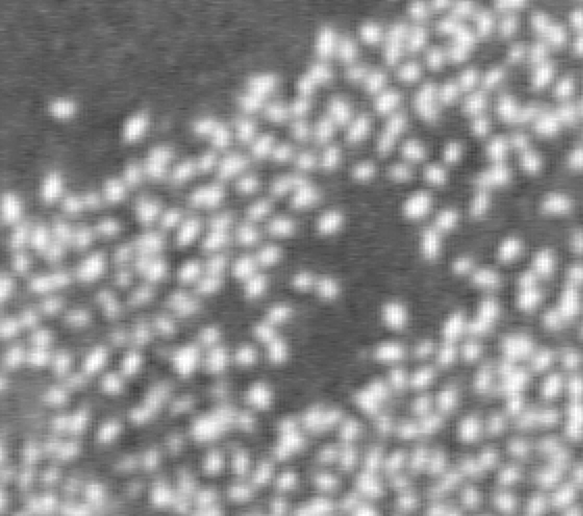
%> input picture 2A/TraitementAudioVisuel/TP6/colonie.png, 583 x 516 px
$ octave exercice_0.m   (GNU Octave 9; MATLAB toolbox functions it lacks are replaced by stand-ins)
%> lines starting %> are read from the running program, lines starting %| are printed output that depends on the picture
clear;
close all;
taille_ecran = get(0,'ScreenSize');
L = taille_ecran(3);
H = taille_ecran(4);

% Parametres divers :
N = 50;							% Nombre de disques d'une configuration
R = 10;							% Rayon d'un disque
R_au_carre = R*R;
nb_points_disque = 30;
increment_angulaire = 2*pi/nb_points_disque;
theta = 0:increment_angulaire:2*pi;
rose = [253 108 158]/255;
q_max = 100000;
nb_valeurs_a_afficher = 10000;
pas_entre_deux_affichages = floor(q_max/nb_valeurs_a_afficher);
temps_affichage = 0.001;

% Lecture de l'image et creation de la fenetre :
I = imread('colonie.png');
%> I is the input picture: size 516x583x3 uint8; min 64, max 255, mean 142.3
I = rgb2gray(I);
%> I: size 516x583 uint8
I = double(I);
%> I: size 516x583 double
I = I(1:400,1:400);
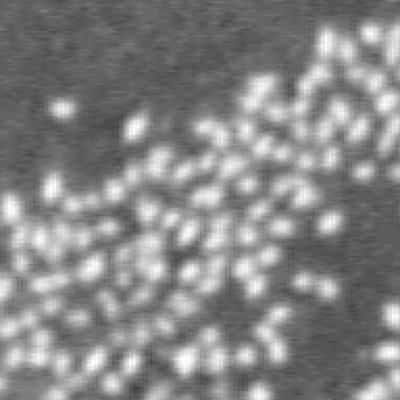
%> I: size 400x400 double; min 65, max 255, mean 133.5
[nb_lignes,nb_colonnes] = size(I);
%> nb_lignes = 400; nb_colonnes = 400
figure('Name',['Detection de ' num2str(N) ' flamants roses'],'Position',[0,0,L,0.65*H]);

% Tirage aleatoire d'une configuration initiale et calcul du niveau de gris moyen :
abscisses_centres_disques = zeros(N,1);
ordonnees_centres_disques = zeros(N,1);
nvg_moyen = zeros(N,1);
for k = 1:N
	abscisse_centre_disque = rand*nb_colonnes;
	ordonnee_centre_disque = rand*nb_lignes;
	abscisses_centres_disques(k) = abscisse_centre_disque;
	ordonnees_centres_disques(k) = ordonnee_centre_disque;

	cpt_pixels = 0;
	somme_nvg = 0;
	for j = max(1,floor(abscisse_centre_disque-R)):min(nb_colonnes,ceil(abscisse_centre_disque+R))
		for i = max(1,floor(ordonnee_centre_disque-R)):min(nb_lignes,ceil(ordonnee_centre_disque+R))
			abscisse_relative = j-abscisse_centre_disque;
			ordonnee_relative = i-ordonnee_centre_disque;
			if abscisse_relative*abscisse_relative+ordonnee_relative*ordonnee_relative<=R_au_carre
				cpt_pixels = cpt_pixels+1;
				somme_nvg = somme_nvg+I(i,j);
			end
		end
	end
	nvg_moyen(k) = somme_nvg/cpt_pixels;
end
%> after the loop, abscisses_centres_disques = 50 values, max 398.5 at index 48, min 0.457 at index 21, mean 243.2; nvg_moyen = 50 values, max 206.2 at index 5, min 85.08 at index 44, mean 134.2; ordonnees_centres_disques = 50 values, max 393.1 at index 9, min 5.62 at index 18, mean 225.3
liste_valeurs_q = 0;
nvg_moyen_N_disques = sum(nvg_moyen)/N;
%> nvg_moyen_N_disques = 134.2
liste_nvg_moyens = nvg_moyen_N_disques;
%> liste_nvg_moyens = 134.2

% Affichage de la configuration initiale :
subplot(1,2,1);
imagesc(I);
axis image;
axis off;
colormap gray;
hold on;
for k = 1:N
	abscisses_disque = abscisses_centres_disques(k)+R*cos(theta);
	ordonnees_disque = ordonnees_centres_disques(k)+R*sin(theta);
	indices = find(abscisses_disque>0 & abscisses_disque<nb_colonnes & ...
			ordonnees_disque>0 & ordonnees_disque<nb_lignes);
	plot(abscisses_disque(indices),ordonnees_disque(indices),'Color',rose,'LineWidth',2);
end
%> this loop made 50 passes
%> indices on pass 21: [1 2 3 4 5 6 7 8 24 25 26 27 28 29 30 31]
pause(temps_affichage);

% Courbe d'evolution du niveau de gris moyen :
echelle = [0 q_max 100 240];
subplot(1,2,2);
plot(liste_valeurs_q,liste_nvg_moyens,'.','Color',rose);
axis(echelle);
hx = xlabel('Nombre d''iterations','FontSize',20);
hy = ylabel('Niveau de gris moyen','FontSize',20);

% Recherche de la configuration optimale :
%> (the run ends here)
